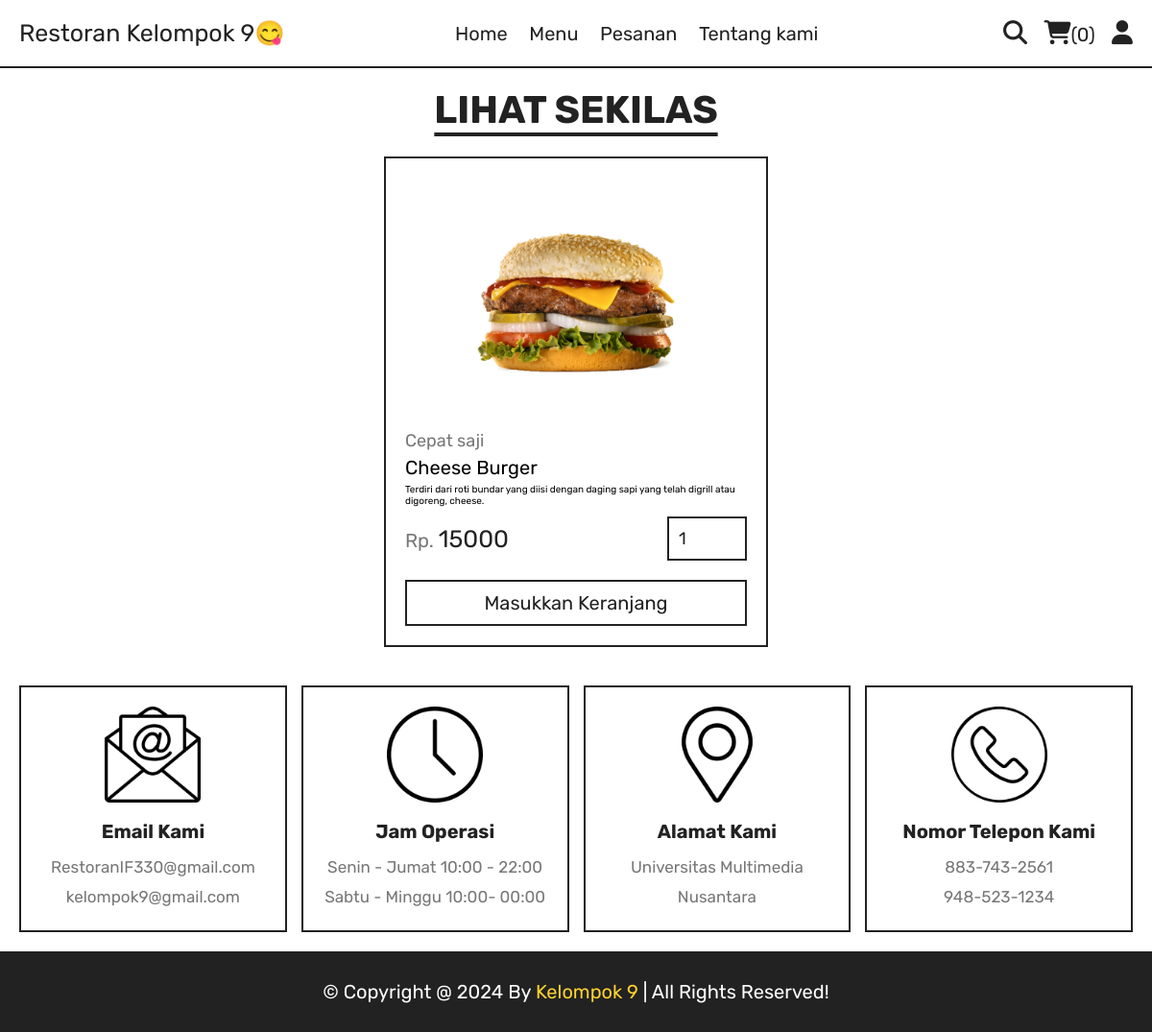
The page /quick_view.php?pid=1 on the database its author committed.
### tables this page shows
CREATE TABLE `products` (
  `id` int(100) NOT NULL,
  `name` varchar(100) NOT NULL,
  `category` varchar(100) NOT NULL,
  `price` int(10) NOT NULL,
  `image` varchar(100) NOT NULL,
  `description` varchar(100) NOT NULL
);

### quick_view.php (the view, shortened to what this page needs)
<?php
include 'components/connect.php';
?>
<!DOCTYPE html>
<html lang="en">
<head>
   <link rel="stylesheet" href="https://cdnjs.cloudflare.com/ajax/libs/font-awesome/6.1.1/css/all.min.css">
   <link rel="stylesheet" href="css/style.css">
</head>
<body>
<?php include 'components/user_header.php'; ?>
<section class="quick-view">
   <h1 class="title">Lihat sekilas</h1>
   <?php
      $pid = $_GET['pid'];
      $select_products = $conn->prepare("SELECT * FROM `products` WHERE id = ?");
      $select_products->execute([$pid]);
      if($select_products->rowCount() > 0){
         while($fetch_products = $select_products->fetch(PDO::FETCH_ASSOC)){
   ?>
   <form action="" method="post" class="box">
      <img src="uploaded_img/<?= $fetch_products['image']; ?>" alt="">
      <a href="category.php?category=<?= $fetch_products['category']; ?>" class="cat"><?= $fetch_products['category']; ?></a>
      <div class="name"><?= $fetch_products['name']; ?></div>
      <div class="description"><?= $fetch_products['description']; ?></div>
      <div class="flex">
         <div class="price"><span>Rp. </span><?= $fetch_products['price']; ?></div>
         <input type="number" name="qty" class="qty" min="1" max="99" value="1" maxlength="2">
      </div>
      <button type="submit" name="add_to_cart" class="cart-btn">Masukkan keranjang</button>
   </form>
   <?php
         }
      }else{
         echo '<p class="empty">Belum ada produk yang ditambahkan!</p>';
      }
   ?>
</section>
<?php include 'components/footer.php'; ?>
</body>
</html>

### css/style.css (style rules this page uses)
:root { --yellow:#fed330; --red:#e74c3c; --white:#fff; --black:#222; --light-color:#777; --border:.2rem solid var(--black); }
* { font-family: 'Rubik', sans-serif; margin:0; padding:0; box-sizing: border-box; outline: none; border: none; text-decoration: none; }
html { font-size: 62.5%; overflow-x: hidden; scroll-behavior: smooth; stop-opacity: 7rem; }
section { margin:0 auto; max-width: 1200px; padding:2rem; }
.title { text-align: center; margin-bottom: 2.5rem; font-size: 4rem; color:var(--black); text-transform: uppercase; text-decoration: underline; text-underline-offset: 1rem; }
.quick-view form { max-width: 40rem; padding:2rem; border:var(--border); position: relative; margin:0 auto; }
.quick-view form img { height: 25rem; width: 100%; object-fit: contain; margin-bottom: 1rem; }
.quick-view form .cat { font-size: 1.8rem; color:var(--light-color); }
.quick-view form .name { font-size: 2rem; margin:.5rem 0; }
.quick-view form .flex { display: flex; justify-content: space-between; align-items: center; gap:1.5rem; margin:1rem 0; }
.quick-view form .flex .price { font-size: 2.5rem; color:var(--black); }
.quick-view form .flex .price span { font-size: 2rem; color:var(--light-color); }
.quick-view form .flex .qty { border:var(--border); padding:1rem; font-size: 1.8rem; color:var(--black); }
.quick-view form .cart-btn { width: 100%; padding:1rem 3rem; text-align: center; border:var(--border); font-size: 2rem; color:var(--black); cursor: pointer; text-transform: capitalize; background: none; margin-top: 1rem; }

### rows shown on the page
products: image (picture), category "Cepat saji", name "Cheese Burger", description "Terdiri dari roti bundar yang diisi dengan daging sapi yang telah digrill atau digoreng, cheese.", price "15000"

### other values the page prints
$total_cart_items "0"
